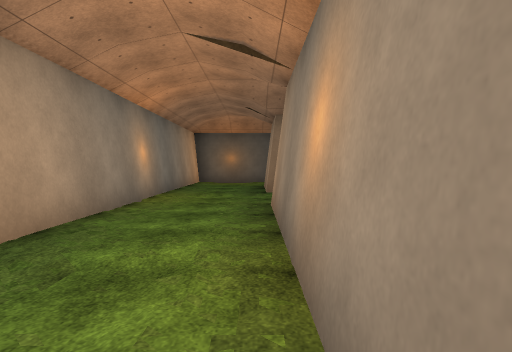
view 1 (above)

24 first-person views from a walk through a 3-D level made in the Unity game engine. The camera is 1.4 m above the floor, tilts 2° down and sees 75° across. The floor is counted in squares, 2 m on a side. Each view is taken from the middle of a square. On the plan, view 1 faces up. The plan holds only what a view shows up to about 10 squares ahead; the rest is blank. Some surface patterns are stand-ins.

view 2
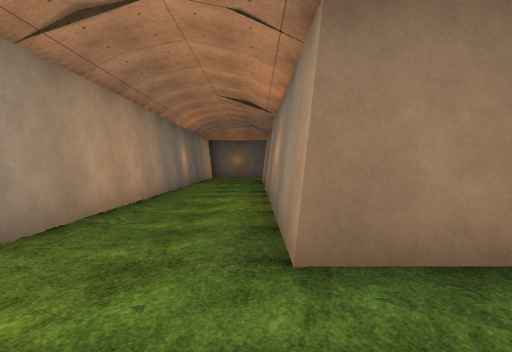

view 3
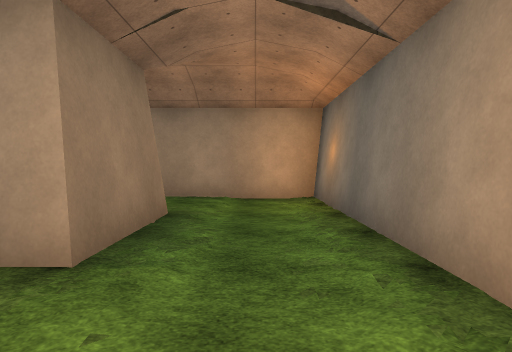

view 4
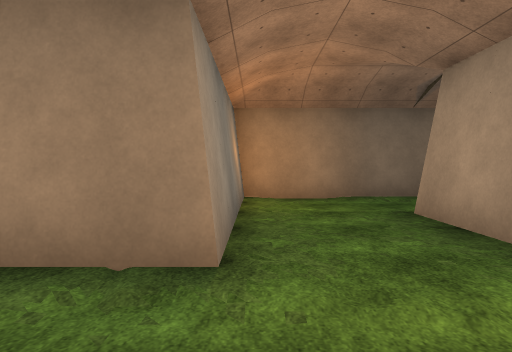

view 5
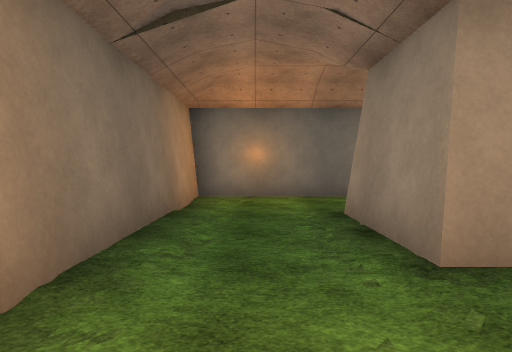

view 6
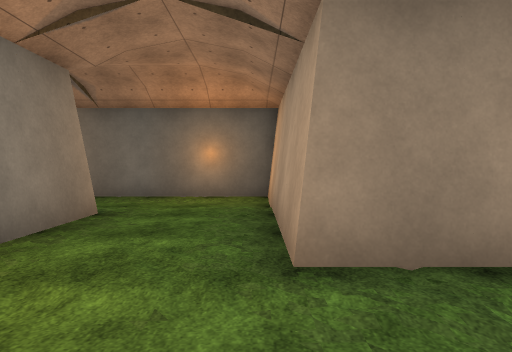

view 7
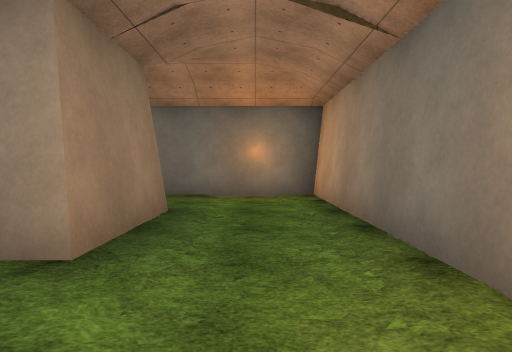

view 8
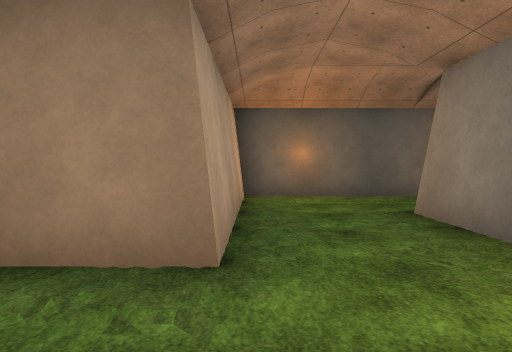

view 9
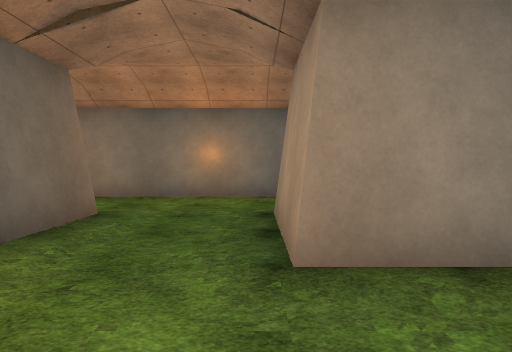

view 10
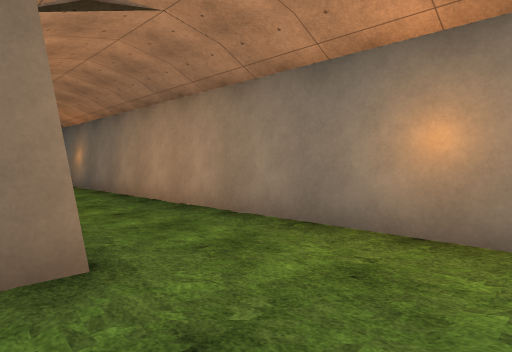

view 11
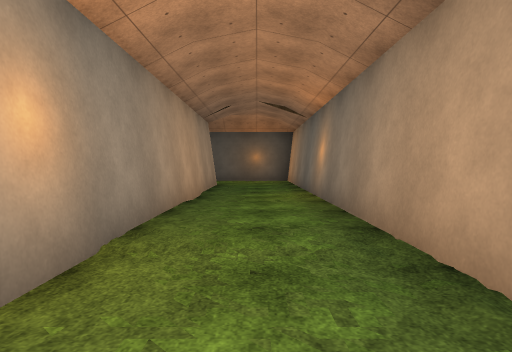

view 12
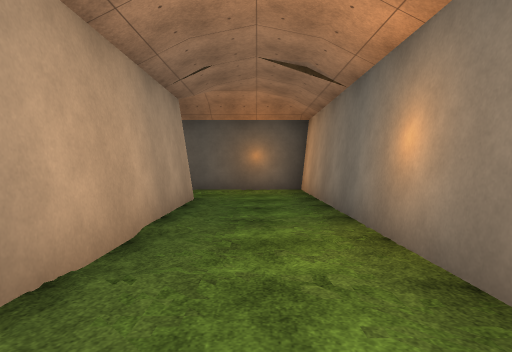

view 13
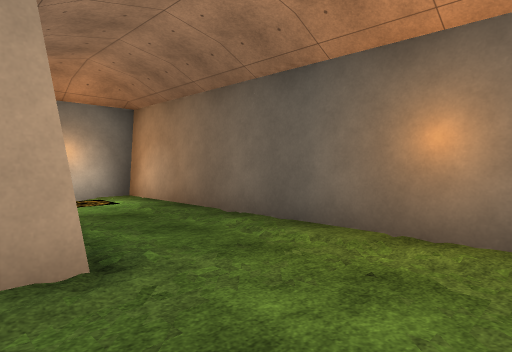

view 14
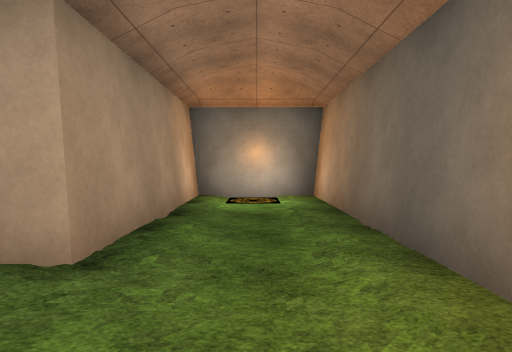

view 15
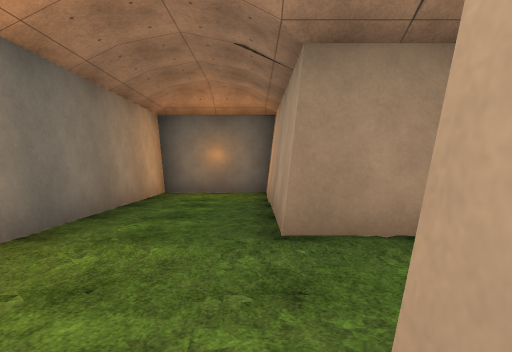

view 16
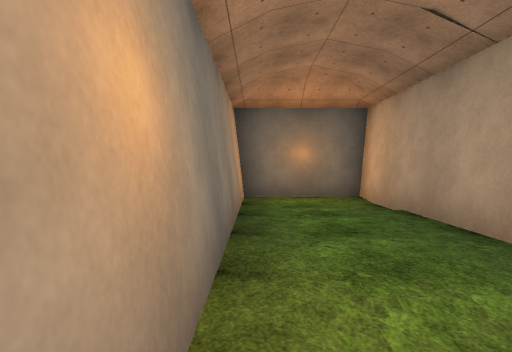

view 17
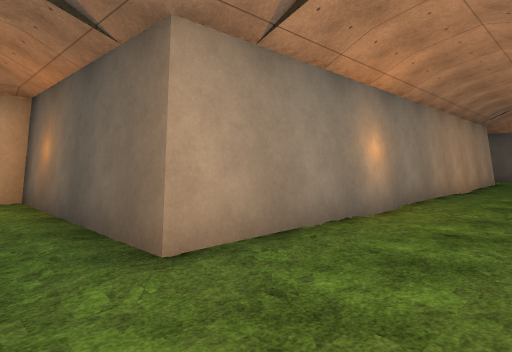

view 18
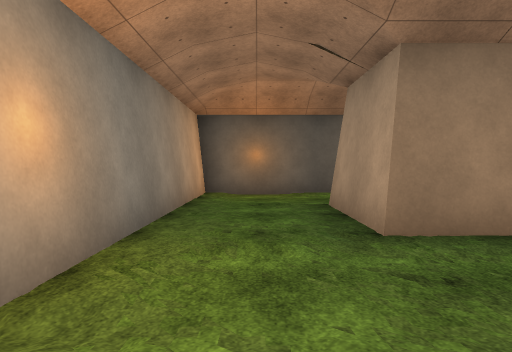

view 19
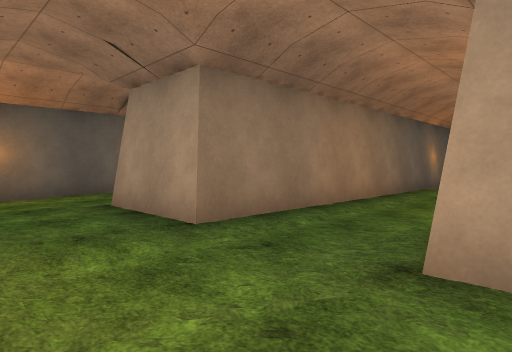

view 20
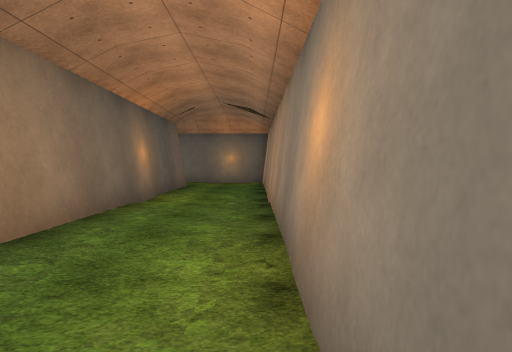

view 21
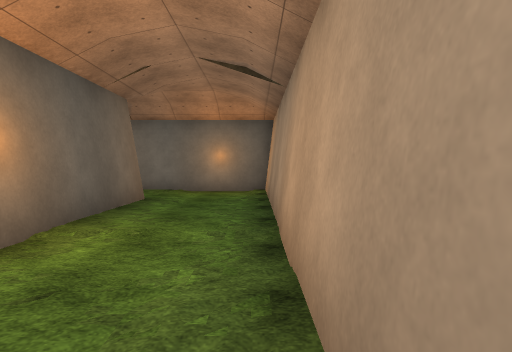

view 22
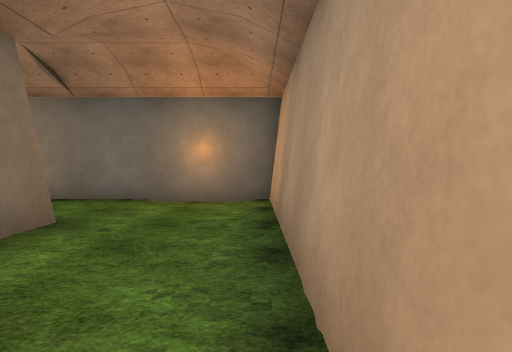

view 23
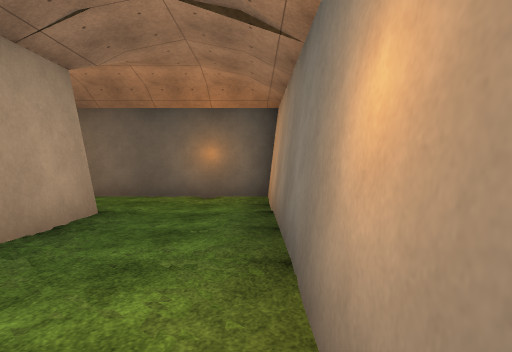

view 24
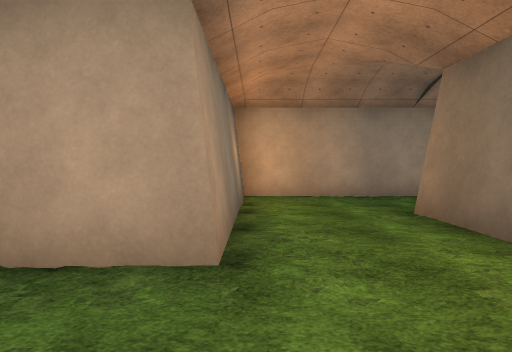

### Floor plan
Points are (right, up) in squares from view 1. A wall is a line through its corners. A room is listed if a view was taken in it or the views show most of it. See-through windows are left out.
Room 1 (views 1, 2, 3, 4, 5, 6, 7, 8, 9, 10, 11, 12, 13, 14, 15, 16, 17, 18, 19, 20, 21, 22, 23, 24)
walls: (12.8, 8.3) (0.3, 8.3) (0.3, 10.8); (2.4, 5.7) (15.3, 5.7) (15.3, 13.3) (10.2, 13.3); (7.7, 14.8) (7.7, 10.7) (12.7, 10.7) (12.7, 8.9); (1.5, 13.3) (-2.3, 13.3) (-2.3, -1.1); (-0.4, -4.3) (5.3, -4.3) (5.3, 0.7) (7.7, 0.7) (7.7, -4.3) (15.3, -4.3) (15.3, 0.7) (17.7, 0.7) (17.7, -4.3) (20.3, -4.3) (20.3, 18.3) (12.7, 18.3) (12.7, 15.7) (17.7, 15.7) (17.7, 3.3) (12.7, 3.3) (12.7, -1.7) (10.3, -1.7) (10.3, 3.3) (2.7, 3.3) (2.7, -1.7) (0.3, -1.7) (0.3, 5.8)

Where each view was taken, in squares from view 1:
view 1: 0 up, 0 right, facing up
view 2: 4 down, 0 right, facing up
view 3: 3 down, 2 left, facing right
view 4: 4 down, 3 right, facing up
view 5: 2 up, 3 right, facing right
view 6: 3 up, 8 right, facing down
view 7: 3 down, 8 right, facing right
view 8: 4 down, 13 right, facing up
view 9: 1 up, 13 right, facing right
view 10: 1 up, 17 right, facing up-right
view 11: 5 up, 19 right, facing up
view 12: 9 up, 19 right, facing up
view 13: 15 up, 20 right, facing up-left
view 14: 17 up, 20 right, facing left
view 15: 4 up, 18 right, facing down
view 16: 3 up, 20 right, facing down
view 17: 2 up, 20 right, facing up-left
view 18: 5 up, 1 left, facing up
view 19: 5 up, 2 left, facing up-right
view 20: 6 up, 2 right, facing right
view 21: 6 up, 6 right, facing right
view 22: 6 up, 9 right, facing right
view 23: 6 up, 15 right, facing up
view 24: 11 up, 15 right, facing left
